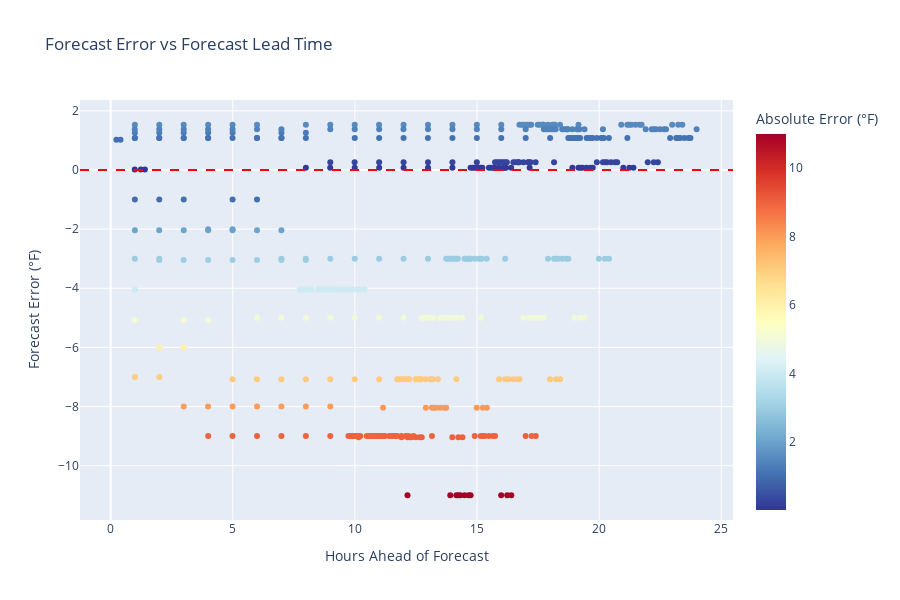

Notebook source saved alongside this figure:
### Code cell
# Run analysis and create visualization
df_forecasts, df_observations, grouped_forecasts = process_data(forecasts, observations)
print(f"\nProcessed {len(df_forecasts)} forecasts into {len(grouped_forecasts)} hourly groups")

df_accuracy = analyze_forecast_accuracy(df_forecasts, df_observations, grouped_forecasts)

print("Analysis complete")
print(f"Mean absolute error: {abs(df_accuracy['error']).mean():.2f}°F")

### Figure 1 — Plotly figure (JSON) as saved in the notebook; plotly's stock layout.template omitted (floating-point values rounded to 4 significant figures; data arrays with more than 128 entries replaced by an {"elided": "..."} marker saying what was removed)
{"data": [{"customdata": {"elided": "477x3 mixed values"}, "hovertemplate": "Hours Ahead of Forecast=%{x}<br>Forecast Error (°F)=%{y}<br>forecast_time=%{customdata[0]}<br>actual_temp=%{customdata[1]}<br>forecast_temp=%{customdata[2]}<br>Absolute Error (°F)=%{marker.color}<extra></extra>", "legendgroup": "", "marker": {"color": {"elided": "477 float values"}, "coloraxis": "coloraxis", "symbol": "circle"}, "mode": "markers", "name": "", "orientation": "v", "showlegend": false, "type": "scatter", "x": {"elided": "477 float values"}, "xaxis": "x", "y": {"elided": "477 float values"}, "yaxis": "y"}], "layout": {"coloraxis": {"colorbar": {"title": {"text": "Absolute Error (°F)"}}, "colorscale": [[0, "rgb(49,54,149)"], [0.1, "rgb(69,117,180)"], [0.2, "rgb(116,173,209)"], [0.3, "rgb(171,217,233)"], [0.4, "rgb(224,243,248)"], [0.5, "rgb(255,255,191)"], [0.6, "rgb(254,224,144)"], [0.7, "rgb(253,174,97)"], [0.8, "rgb(244,109,67)"], [0.9, "rgb(215,48,39)"], [1, "rgb(165,0,38)"]]}, "height": 600, "hovermode": "closest", "legend": {"tracegroupgap": 0}, "shapes": [{"line": {"color": "red", "dash": "dash"}, "type": "line", "x0": 0, "x1": 1, "xref": "x domain", "y0": 0, "y1": 0, "yref": "y"}], "showlegend": true, "title": {"text": "Forecast Error vs Forecast Lead Time"}, "xaxis": {"anchor": "y", "domain": [0, 1], "title": {"text": "Hours Ahead of Forecast"}}, "yaxis": {"anchor": "x", "domain": [0, 1], "title": {"text": "Forecast Error (°F)"}}}}
